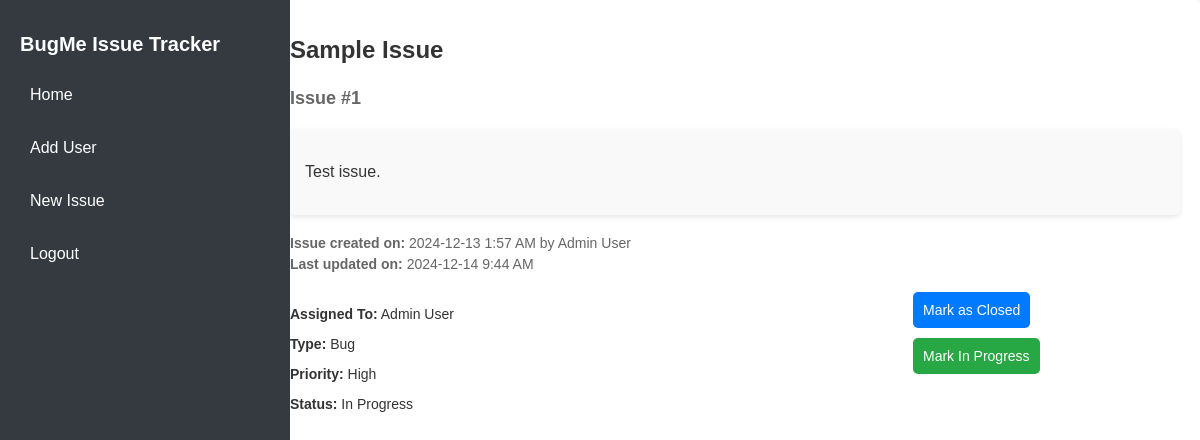
The app's page /view_issue.php?id=1 (signed in) with its own data.
### tables this page shows
CREATE TABLE `issues` (
  `id` int(11) NOT NULL,
  `title` varchar(255) NOT NULL,
  `description` text DEFAULT NULL,
  `type` varchar(50) NOT NULL,
  `priority` varchar(50) NOT NULL,
  `status` varchar(50) NOT NULL DEFAULT 'Open',
  `assigned_to` int(11) DEFAULT NULL,
  `created_by` int(11) DEFAULT NULL,
  `created_at` datetime DEFAULT current_timestamp(),
  `updated_at` datetime DEFAULT current_timestamp() ON UPDATE current_timestamp()
);

CREATE TABLE `users` (
  `id` int(11) NOT NULL,
  `firstname` varchar(255) NOT NULL,
  `lastname` varchar(255) NOT NULL,
  `password` varchar(255) NOT NULL,
  `email` varchar(255) NOT NULL,
  `created_at` datetime DEFAULT current_timestamp()
);

### view_issue.php (the view, shortened to what this page needs)
<?php
require_once 'config.php';
$issue_id = (int)$_GET['id'];
$stmt = $conn->prepare("
    SELECT issues.id, issues.title, issues.description, issues.type, issues.priority, issues.status,
           issues.created_at, issues.updated_at,
           users.firstname AS assigned_firstname, users.lastname AS assigned_lastname,
           created_by.firstname AS creator_firstname, created_by.lastname AS creator_lastname
    FROM issues
    JOIN users ON issues.assigned_to = users.id
    JOIN users AS created_by ON issues.created_by = created_by.id
    WHERE issues.id = ?
");
$stmt->bind_param("i", $issue_id);
$stmt->execute();
$result = $stmt->get_result();
$issue = $result->fetch_assoc();
$title = htmlspecialchars($issue['title']);
$description = htmlspecialchars($issue['description']);
$assigned_to = htmlspecialchars($issue['assigned_firstname'] . " " . $issue['assigned_lastname']);
$type = htmlspecialchars($issue['type']);
$priority = htmlspecialchars($issue['priority']);
$status = htmlspecialchars($issue['status']);
$created_on = date("Y-m-d g:i A", strtotime($issue['created_at']));
$updated_on = date("Y-m-d g:i A", strtotime($issue['updated_at']));
$creator = htmlspecialchars($issue['creator_firstname'] . " " . $issue['creator_lastname']);
?>
<!DOCTYPE html>
<html lang="en">
<head>
    <link rel="stylesheet" href="view_issue.css">
</head>
<body>
    <div class="sidebar">
        <h1>BugMe Issue Tracker</h1>
        <nav>
            <ul>
                <li><a href="dashboard.php">Home</a></li>
                <li><a href="signup.php">Add User</a></li>
                <li><a href="create_issue.php">New Issue</a></li>
                <li><a href="logout.php">Logout</a></li>
            </ul>
        </nav>
    </div>
    <div class="main-content">
        <div class="issue-container">
            <div class="issue-header">
                <h1><?php echo $title; ?></h1>
                <h4>Issue #<?php echo $issue_id; ?></h4>
            </div>
            <div class="issue-description">
                <p><?php echo $description; ?></p>
            </div>
            <div class="issue-meta">
                <p><strong>Issue created on:</strong> <?php echo $created_on; ?> by <?php echo $creator; ?></p>
                <p><strong>Last updated on:</strong> <?php echo $updated_on; ?></p>
            </div>
            <div class="issue-details-container">
                <div class="details">
                    <p><strong>Assigned To:</strong> <?php echo $assigned_to; ?></p>
                    <p><strong>Type:</strong> <?php echo $type; ?></p>
                    <p><strong>Priority:</strong> <?php echo $priority; ?></p>
                    <p><strong>Status:</strong> <?php echo $status; ?></p>
                </div>
                <div class="actions">
                    <form method="POST" action="update-issue.php">
                        <button type="submit" class="btn btn-primary">Mark as Closed</button>
                    </form>
                    <form method="POST" action="update-issue.php">
                        <button type="submit" class="btn btn-secondary">Mark In Progress</button>
                    </form>
                </div>
            </div>
        </div>
    </div>
</body>
</html>

### view_issue.css (style rules this page uses)
body { margin: 0; font-family: Arial, sans-serif; background-color: #f8f9fa; color: #333; }
.sidebar { width: 250px; background-color: #343a40; color: #fff; position: fixed; height: 100%; padding: 20px; }
.sidebar h1 { font-size: 20px; margin-bottom: 20px; }
.sidebar nav ul { list-style: none; padding: 0; }
.sidebar nav ul li { margin-bottom: 15px; }
.sidebar nav ul li a { color: #fff; text-decoration: none; font-size: 16px; display: block; padding: 10px; border-radius: 5px; transition: background-color 0.3s ease; }
.main-content { margin-left: 270px; padding: 20px; background-color: #ffffff; min-height: 100vh; border-radius: 5px; box-shadow: 0 2px 5px rgba(0, 0, 0, 0.1); }
.issue-header h1 { font-size: 24px; font-weight: bold; color: #333; margin-bottom: 5px; }
.issue-header h4 { font-size: 18px; color: #666; margin-bottom: 20px; }
.issue-description { background-color: #f9f9f9; padding: 15px; border-radius: 5px; margin-bottom: 20px; font-size: 16px; line-height: 1.5; color: #333; box-shadow: 0 2px 5px rgba(0, 0, 0, 0.1); }
.issue-meta { font-size: 14px; color: #666; margin-bottom: 20px; }
.issue-meta p { margin: 5px 0; }
.issue-details-container { display: flex; justify-content: space-between; align-items: flex-start; }
.details { width: 65%; font-size: 14px; }
.details p { margin-bottom: 10px; }
.actions { width: 30%; display: flex; flex-direction: column; align-items: flex-start; }
.actions button { width: 100%; margin-bottom: 10px; padding: 10px; font-size: 14px; border: none; border-radius: 5px; cursor: pointer; transition: background-color 0.3s ease; }
.actions .btn-primary { background-color: #007bff; color: #fff; }
.actions .btn-secondary { background-color: #28a745; color: #fff; }

### records on screen
issues: title "Sample Issue", description "Test issue.", created_at "2024-12-13 1:57 AM", assigned_to.lastname "Admin User", updated_at "2024-12-14 9:44 AM", type "Bug", priority "High", status "In Progress"

### other values on screen
$issue_id "1"
